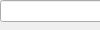
<?xml version="1.0" encoding="UTF-8"?>
<ui version="4.0">
 <class>MissingLayoutDialog</class>
 <widget class="QDialog" name="MissingLayoutDialog">
  <widget class="QLineEdit" name="nameEdit"/>
 </widget>
 <resources/>
 <connections/>
</ui>
